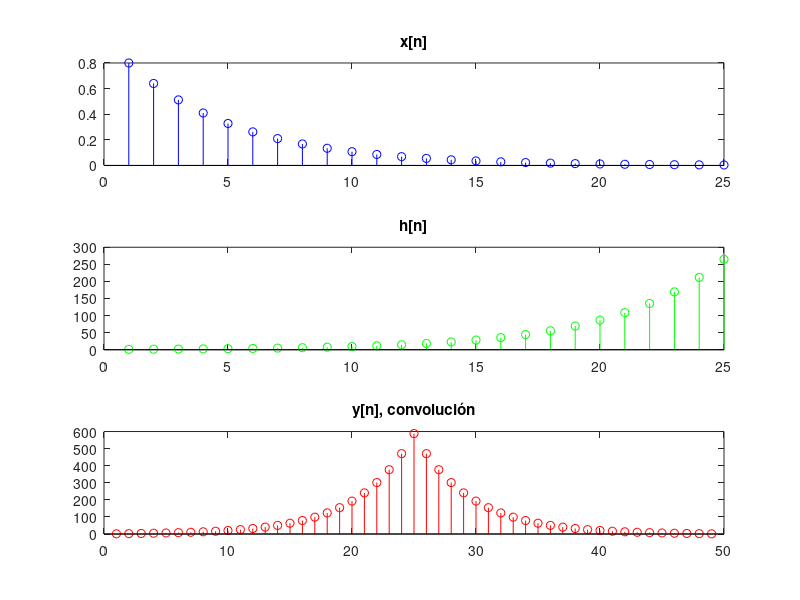

Source code (MATLAB):
clear; clc;
n = 1:1:25;
b = 0.8;
x = b.^n;
h = b.^-n;  % Corregido el error en la generación de h

y = conv(x, h);  % Utilizamos 'conv' en lugar de 'conv2'
n1 = length(x) + length(h) - 1;
n2 = 1:n1;

subplot(3,1,1);
stem(n, x, 'b')
title("x[n]")
subplot(3,1,2);
stem(n, h, 'g')  % Corregido el nombre de la variable
title("h[n]")
subplot(3,1,3);
stem(n2, y, 'r')
title("y[n], convolución")
